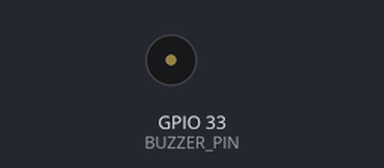
Bench run of a sketch on a simulated ESP32. Shown: buzzer (waves = sounding, pin HIGH). What the sketch prints to the serial monitor is not drawn.

Above: at 0.1 s.
At 11.1 s:
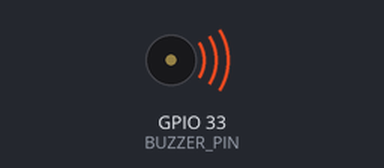
Timing chart, 0 to 13.5 s (numbered marks = the images above):
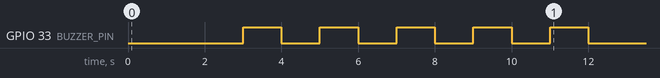

The sketch:

buzzer_test.ino
```cpp
// Standalone buzzer hardware verification tool -- NOT part of production
// firmware. Isolated check of the buzzer wiring/hardware itself,
// independent of sensors or calibration state. Useful any time buzzer
// wiring is touched or suspected faulty.
//
// Behavior: waits 3s after boot (time to open Serial Monitor), then
// toggles GPIO33 HIGH for 1s / LOW for 1s, 5 times, then prints
// "buzzer test complete". No sensor reads, no WiFi, no warmup gate.
//
// Pin matches sensor_esp32_node.ino's BUZZER_PIN (GPIO33, digital out).

const int BUZZER_PIN = 33;

void setup() {
  Serial.begin(9600);

  pinMode(BUZZER_PIN, OUTPUT);
  digitalWrite(BUZZER_PIN, LOW);

  delay(3000);  // time to open Serial Monitor

  for (int i = 0; i < 5; i++) {
    digitalWrite(BUZZER_PIN, HIGH);
    delay(1000);
    digitalWrite(BUZZER_PIN, LOW);
    delay(1000);
  }

  Serial.println("buzzer test complete");
}

void loop() {
  // nothing -- test runs once in setup()
}
```
